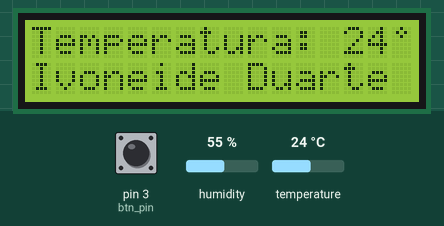
Recording of a sketch running on a simulated Arduino Uno, built with avr-gcc and run on an emulated ATmega328P. Shown: 16×2 character LCD. The test bench sets the inputs (shaded band); at power-on: pin 3 (btn_pin) HIGH, humidity 55 %, temperature 24 °C.

Above: at 1.2 s.
1.3 s: pin 3 (btn_pin) pulled LOW for 1 s
At 2.7 s:
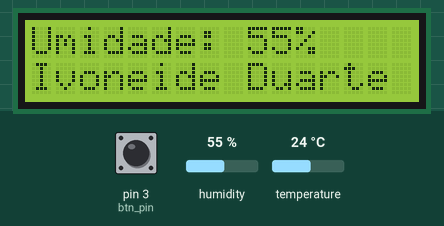
3.8 s: humidity set to 22 %
At 5.3 s:
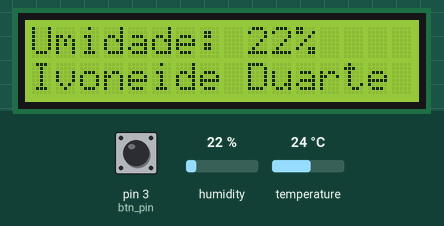
5.6 s: humidity set to 40 %
At 7.1 s:
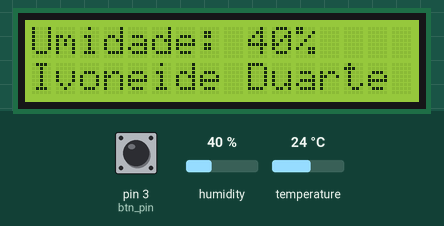
7.4 s: humidity set to 68 %
At 7.7 s:
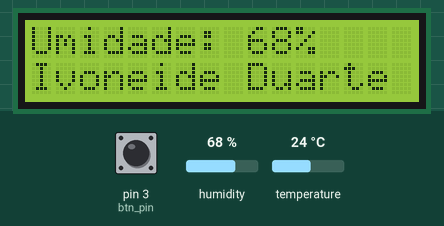
8.9 s: pin 3 (btn_pin) pulled LOW for 3.2 s
At 9.9 s:
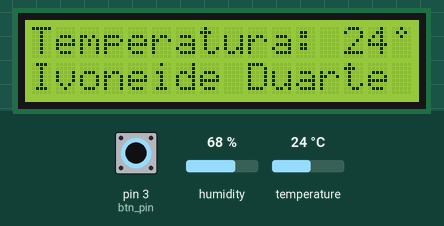
13.6 s: temperature set to 12 °C
At 14.4 s:
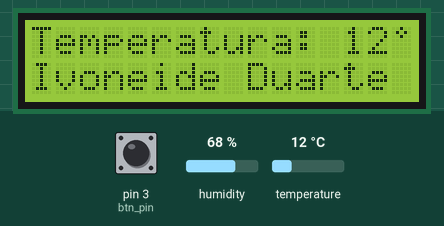
Timing chart, 0 to 16.3 s (numbered marks = the images above; inputs shaded):
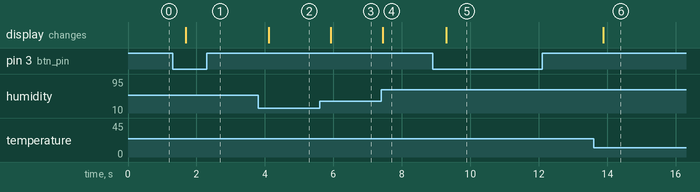

The sketch:

estacao_metereologica.ino
```cpp
#include <dht.h>
#include "Btn.h"
#include <LiquidCrystal_I2C.h>

#define pinoDHT11 7
#define btn_pin 3
#define tmp 2000

LiquidCrystal_I2C lcd(0x27, 16, 2);
dht sensorDHT11;
Btn btn = new Btn(btn_pin);

int tela = 1;

byte num[8] = {
  0b00100,
  0b01010,
  0b00100,
  0b00000,
  0b00000,
  0b00000,
  0b00000,
  0b00000
};

void setup()
{
  pinMode(btn_pin, INPUT_PULLUP);
  //lcd.begin(16,2);
  lcd.init();
  lcd.backlight();
  lcd.createChar(1, num);
}

void loop()
{
  sensorDHT11.read11(pinoDHT11); // Leitura do sensor
  btn.clique(mudaTela);
  imprimeDados(tela);
  delay(250);
}

// Funções
void mudaTela()
{
  tela = !tela;
  lcd.clear();
  imprimeDados(tela);
}

void imprimeDados(int t)
{
  if (t)
  {
    lcd.home();
    lcd.print("Temperatura:");
    lcd.setCursor(13, 0);
    lcd.print(sensorDHT11.temperature, 0);
    lcd.setCursor(15, 0);
    lcd.write((byte)1);
    lcd.setCursor(0, 1);
    lcd.print("Ivoneide Duarte");
  }
  else
  {
    lcd.home();
    lcd.print("Umidade:");
    lcd.setCursor(9, 0);
    lcd.print(sensorDHT11.humidity, 0);
    lcd.setCursor(11, 0);
    lcd.print("%");
    lcd.setCursor(0, 1);
    lcd.print("Ivoneide Duarte");
  }
}
```

Btn.h
```cpp
class Btn
{
  public:
    int *pino;
    bool btnclicado;
    bool btnliberado;
    int ultimoEstadoBtn = LOW;
    unsigned long tempoPrimeiroAcionamento = 0;
    unsigned long tempoDebounce = 50;

    typedef void (funcao)(void);
    //typedef retorno (nome_função)(Parâmetros de entrada);

    Btn(int p)
    {
      btnclicado = false;
      btnliberado = false;
      this->pino = p;
    }

    void clique(funcao *f)
    {
      //Rotina Debounce
      int leitura = digitalRead(*pino);
      if (leitura != ultimoEstadoBtn)
      {
        tempoPrimeiroAcionamento = millis();
      }
      if ((millis() - tempoPrimeiroAcionamento) > tempoDebounce)
      {
        //Debounce tratato, comandos que serão executados no acionamento do botão
        if (digitalRead(*pino))
        {
          btnclicado = true;
          btnliberado = false;
        }
        else
        {
          btnliberado = true;
        }
        if ((btnclicado) and (btnliberado))
        {
          btnclicado = false;
          btnliberado = false;
          f();
        }
      }
      ultimoEstadoBtn = leitura;
    }
};
```

Measured:
- after the input at 1.3 s, the display: changes after 0.39 s (image 1)
- after the input at 3.8 s, the display: changes after 0.31 s (image 2)
- after the input at 5.6 s, the display: changes after 0.33 s (image 3)
- after the input at 7.4 s, the display: changes at once (image 4)
- after the input at 8.9 s, the display: changes after 0.40 s (image 5)
- after the input at 13.6 s, the display: changes after 0.29 s (image 6)
